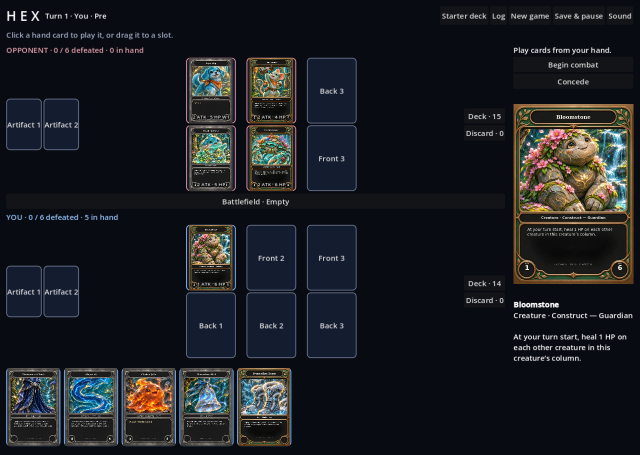
#> input picture Hex/tests/evidence/battle-screen.png, 1279 x 910 px (shown at 1/2 size)
$ python -i frame_composer.py   (imports and definitions only)
#> lines starting #> are read from the running program, lines starting #| are printed output that depends on the picture; after the words box and inside, x2 and y2 are one past the last pixel; in counts of white or black regions, pixels touching at a corner belong together
#> further down, picture is the input picture: PIL image 1279x910 RGBA; mean R, G, B, A 28.1, 29.9, 35.2, 255
"""Reusable masked-frame composition from the existing Hex authoring pipeline."""

from PIL import Image, ImageDraw, ImageOps


def artwork_mask(frame):
    # Extract the connected dark artwork well, preserving curved corners and trim.
    rgb = frame.convert("RGB")
    binary = Image.eval(rgb, lambda p: 255 if p < 80 else 0)
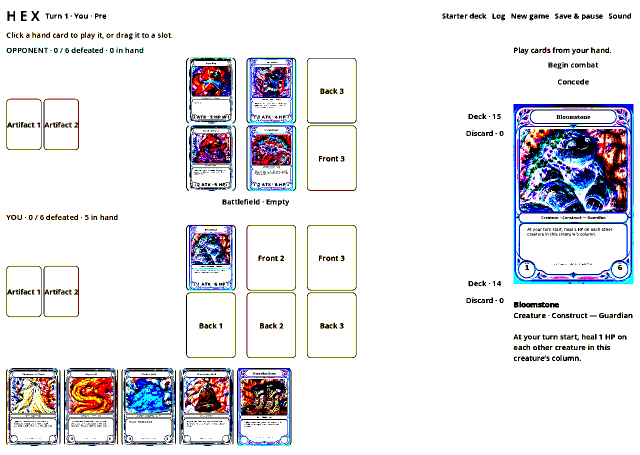
#> binary: PIL image 1279x910 RGB (shown at 1/2 size); mean R, G, B 228.9, 228.1, 232
    red, green, blue = binary.split()
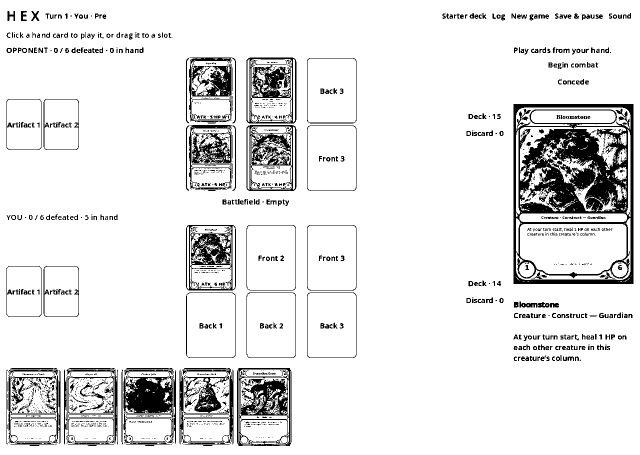
#> red: PIL image 1279x910 L (shown at 1/2 size); 89.8% white; 1824 black regions (1349 under 20 px), largest, box (x1, y1, x2, y2) and area: (1027, 208, 1267, 568) 36284, (248, 736, 347, 886) 7232, (474, 736, 583, 892) 6750
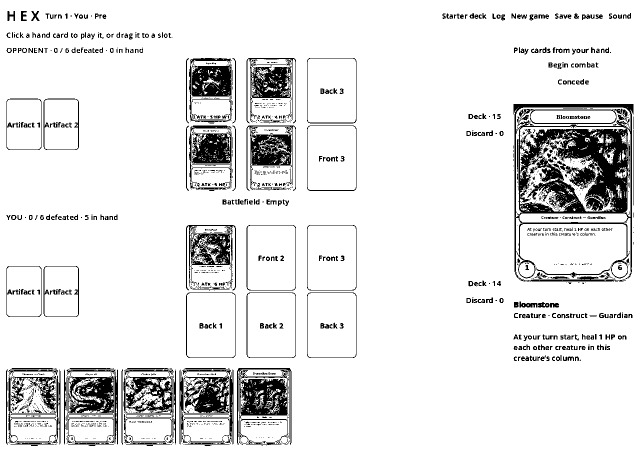
#> green: PIL image 1279x910 L (shown at 1/2 size); 89.4% white; 1768 black regions (1274 under 20 px), largest, box (x1, y1, x2, y2) and area: (1027, 208, 1267, 563) 32488, (474, 736, 583, 890) 7396, (365, 737, 467, 889) 5559
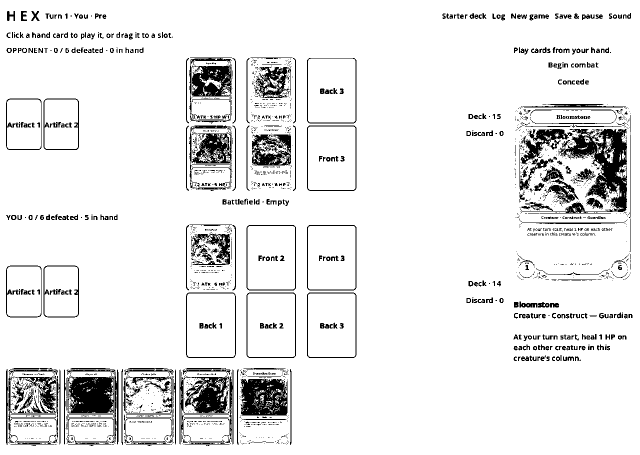
#> blue: PIL image 1279x910 L (shown at 1/2 size); 91% white; 2441 black regions (1911 under 20 px), largest, box (x1, y1, x2, y2) and area: (1040, 258, 1254, 427) 10057, (133, 739, 231, 827) 6283, (481, 758, 574, 831) 5548
    from PIL import ImageChops

    binary = ImageChops.darker(ImageChops.darker(red, green), blue)
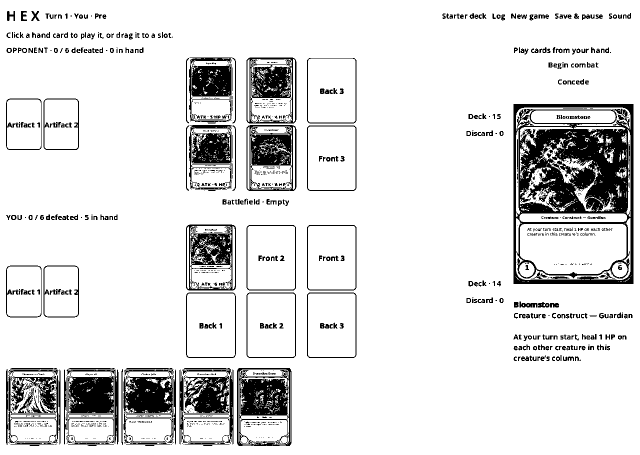
#> binary: PIL image 1279x910 L (shown at 1/2 size); 87.5% white; 1400 black regions (954 under 20 px), largest, box (x1, y1, x2, y2) and area: (1027, 208, 1267, 568) 41121, (474, 736, 583, 892) 8935, (133, 738, 237, 889) 7885
    seed = (frame.width // 2, frame.height // 3)
#> seed = (639, 303)
    # Use center scan lines to constrain detection to the art panel, excluding dark trim.
    x, y = seed
#> x = 639; y = 303
    left = right = x
#> left = 639; right = 639
    top = bottom = y
#> top = 303; bottom = 303
    while left > 0 and binary.getpixel((left - 1, y)) == 255:
        left -= 1
#> this loop made 23 passes
#> left on passes 1 to 12: 638, 637, 636, 635, 634, 633, 632, 631, 630, 629, 628, 627
#> after the loop, left = 616
    while right < frame.width - 1 and binary.getpixel((right + 1, y)) == 255:
        right += 1
#> this loop made 71 passes
#> after the loop, right = 710
    while top > 0 and binary.getpixel((x, top - 1)) == 255:
        top -= 1
#> this loop made 50 passes
#> top on passes 1 to 12: 302, 301, 300, 299, 298, 297, 296, 295, 294, 293, 292, 291
#> after the loop, top = 253
    while bottom < frame.height - 1 and binary.getpixel((x, bottom + 1)) == 255:
        bottom += 1
#> this loop made 8 passes
#> after the loop, bottom = 311
    bound = Image.new("L", frame.size)
#> bound: PIL image 1279x910 L; every value is 0
    ImageDraw.Draw(bound).rectangle((left, top, right, bottom), fill=255)
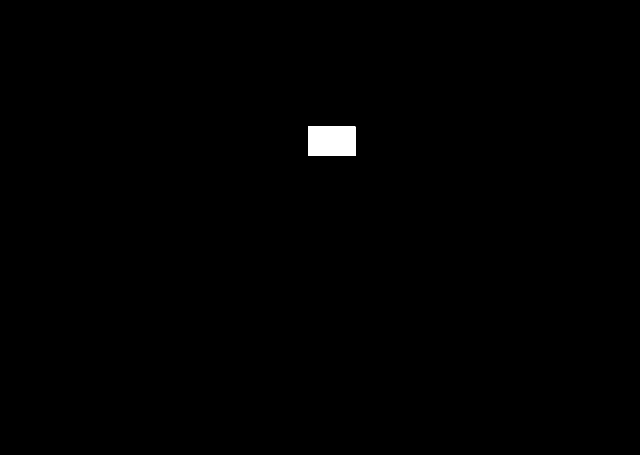
#> bound: PIL image 1279x910 L (shown at 1/2 size); 0.48% white; 1 white region, box (x1, y1, x2, y2) and area: (616, 253, 711, 312) 5605
    binary = ImageChops.darker(binary, bound)
#> binary: PIL image 1279x910 L; 0.48% white; 1 white region, box (x1, y1, x2, y2) and area: (616, 253, 711, 312) 5595
    marked = binary.copy()
    assert marked.getpixel(seed) == 255, "Artwork seed must be inside blank well"
    ImageDraw.floodfill(marked, seed, 128, thresh=0)
    mask = marked.point(lambda p: 255 if p == 128 else 0)
    bbox = mask.getbbox()
#> bbox = (616, 253, 711, 312)
    assert bbox and bbox[1] > frame.height * 0.1 and bbox[3] < frame.height * 0.65, bbox
    return mask, bbox


def compose(art, frame, mask, bbox, fit, framing=None):
    # Always scale proportionally to cover the ENTIRE artwork window.
    # Never letterbox, blur-fill, stretch or zoom out below cover scale.
    import math

    w, h = bbox[2] - bbox[0], bbox[3] - bbox[1]
    framing = framing or {}
    zoom = max(1, float(framing.get("zoom", 1)))
    position = tuple(framing.get("position", [0.5, 0.38]))
    scale = max(w / art.width, h / art.height) * zoom
    resized = art.convert("RGBA").resize(
        (math.ceil(art.width * scale), math.ceil(art.height * scale)),
        Image.Resampling.LANCZOS,
    )
    x = round((resized.width - w) * max(0, min(1, position[0])))
    y = round((resized.height - h) * max(0, min(1, position[1])))
    stage = resized.crop((x, y, x + w, y + h))
    assert stage.size == (w, h) and stage.getchannel("A").getextrema() == (
        255,
        255,
    ), "Artwork must completely cover its window"
    canvas = Image.new("RGBA", frame.size)
    canvas.paste(stage, bbox[:2])
    return Image.composite(canvas, frame.convert("RGBA"), mask)

>>> from PIL import Image
>>> picture = Image.open('../../Hex/tests/evidence/battle-screen.png')
>>> result = artwork_mask(picture)
